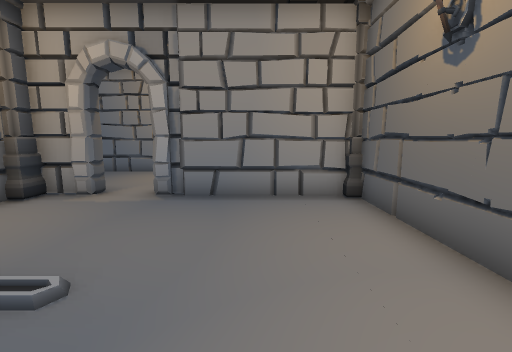
[1] (above)

24 first-person views from a walk through a scene from a Unity 3-D project. The camera is 1.4 m above the floor, tilts 8° down and sees 90° across. Doors are open. The floor is counted in squares, 1 m on a side. Each view is taken from the middle of a square. On the plan, view 1 faces up. The plan holds only what a view shows up to about 13 squares ahead; the rest is blank. The place goes on beyond the plan. The player character is not drawn. Some animated figures are left out.

[2]
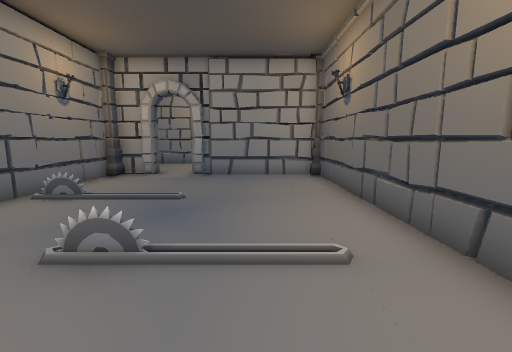

[3]
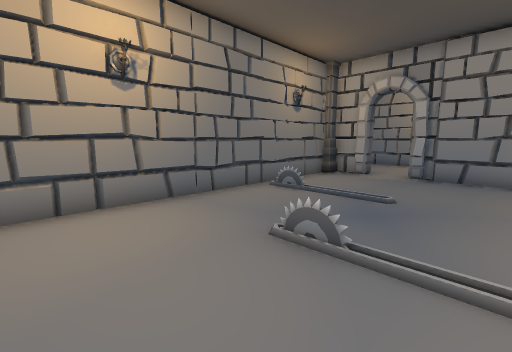

[4]
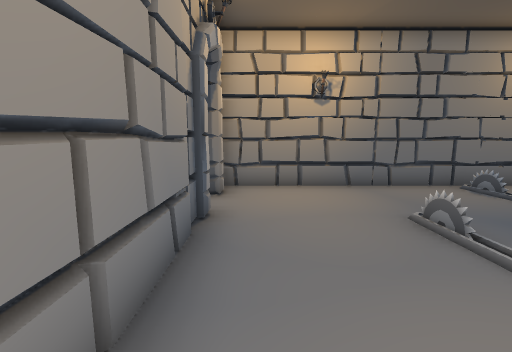

[5]
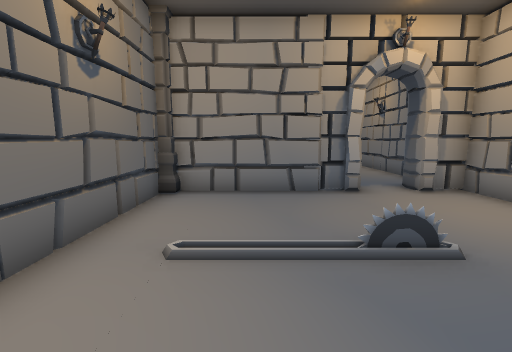

[6]
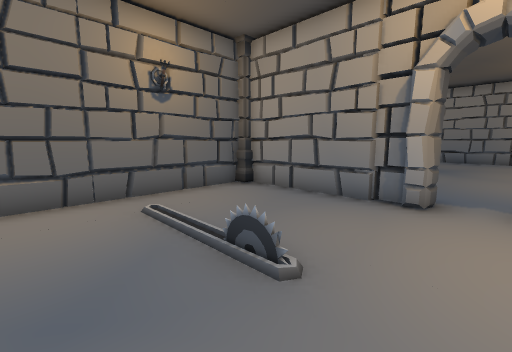

[7]
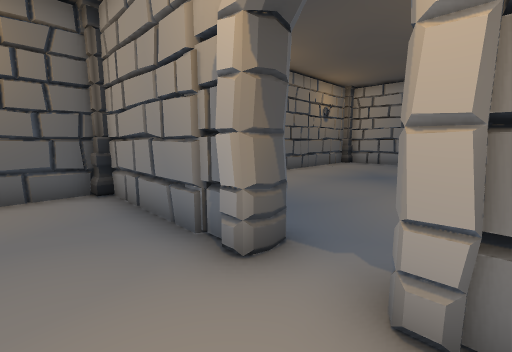

[8]
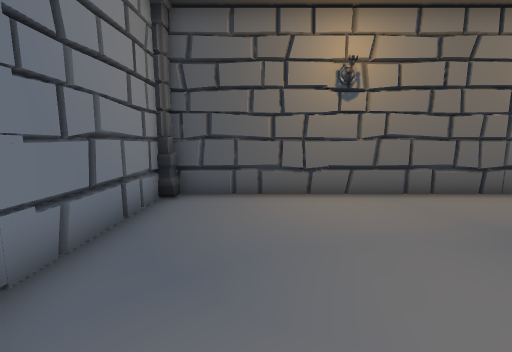

[9]
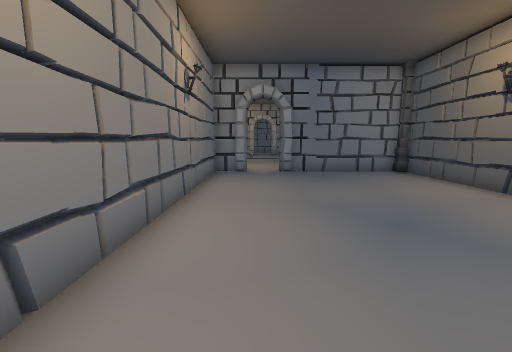

[10]
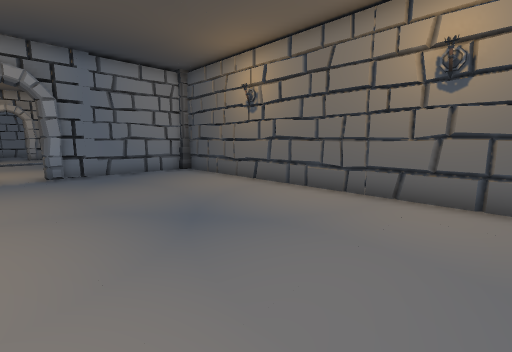

[11]
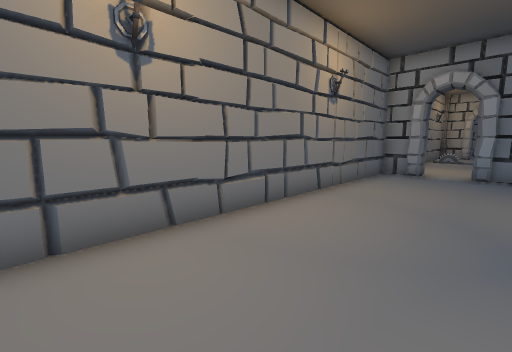

[12]
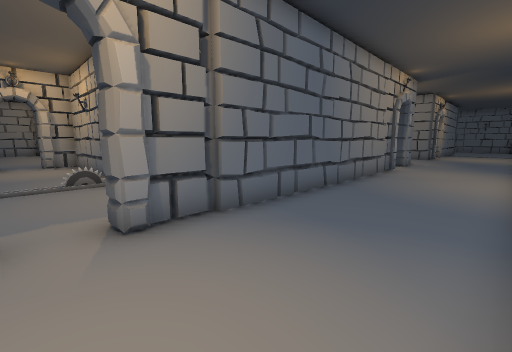

[13]
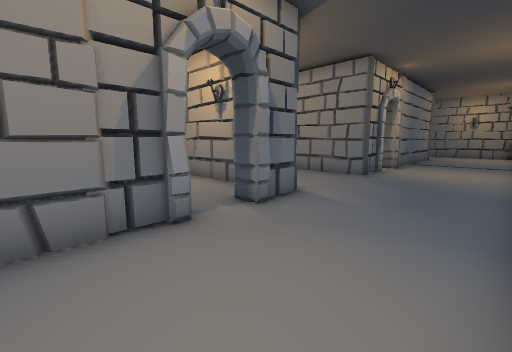

[14]
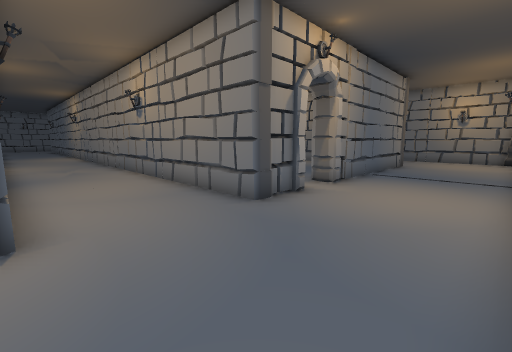

[15]
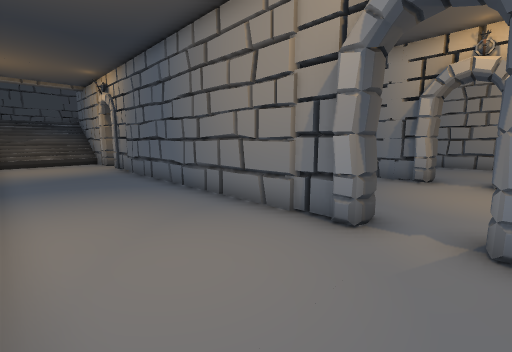

[16]
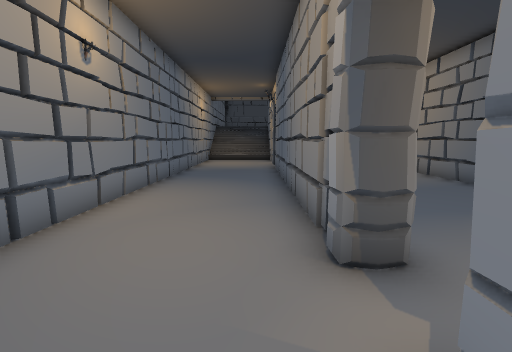

[17]
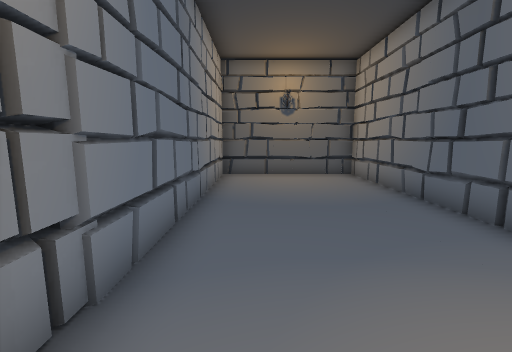

[18]
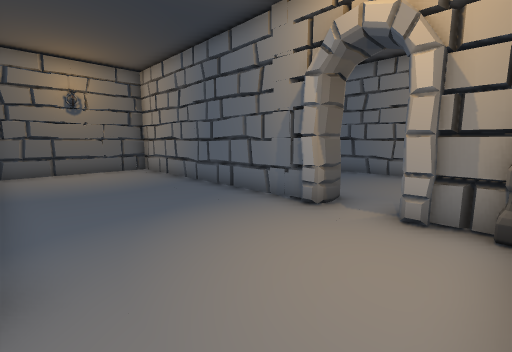

[19]
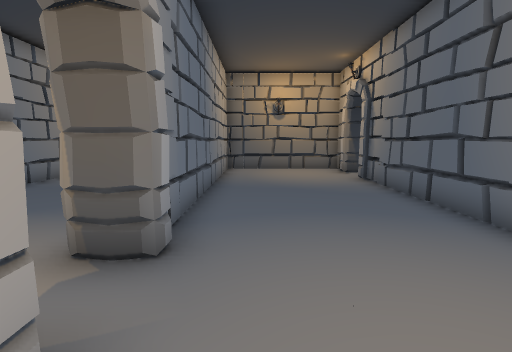

[20]
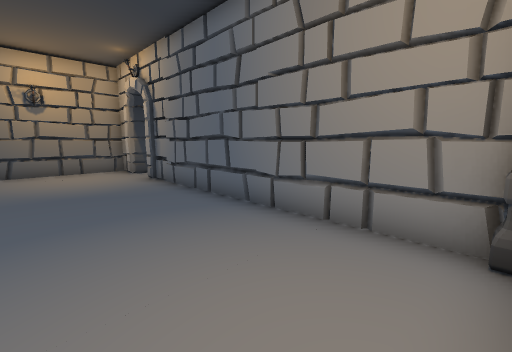

[21]
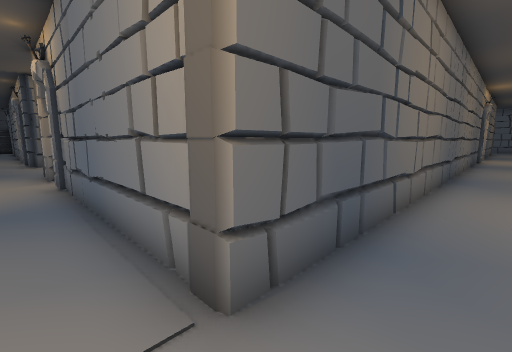

[22]
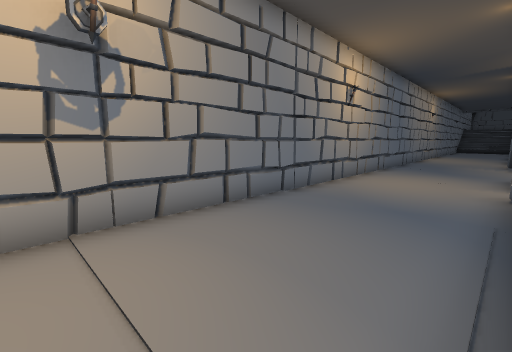

[23]
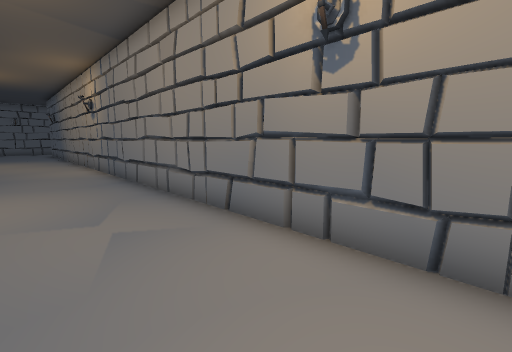

[24]
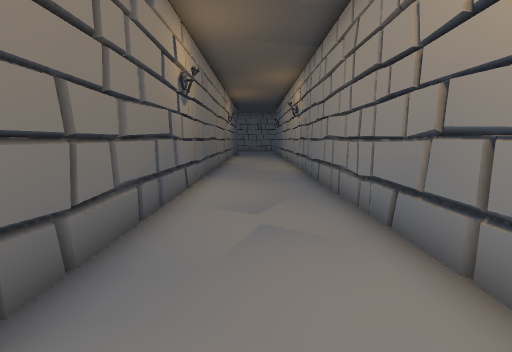

### Floor plan
Ten units are one square. View 1 is at (0, 0); x grows to the right and y downward. Boxes are objects, and circles mark ways between rooms. Rooms are numbered by the first view taken in them; rooms with no view inside come last. Other rooms are left out.
<svg viewBox="-366 -119 398 295">
<path fill="none" stroke="#000" d="M-41 -64 -56 -64M22 -64 -26 -64M-29 50 15 50M-19 54 -17 49M-58 -55 -58 49M25 48 25 -55M-60 50 -44 50M27 144 23 141M25 171 25 59M-24 58 -28 58 -29 54M-29 58 -30 53M15 56 -25 56M-44 56 -59 56M-44 50 -44 58 -49 58M-58 49 -58 171M-28 58 -29 54M-163 -70 -42 -70M-196 -70 -179 -70M-45 -114 -158 -114M-218 -114 -361 -114M-247 -70 -241 -70M-257 -68 -241 -68 -241 135M-261 -70 -257 -70 -257 -65M-281 -70 -276 -70M-200 109 -200 -3M-355 90 -355 -68 -280 -68M-355 -70 -350 -70M-163 -62 -164 -66M-157 -10 -65 -10 -65 -56M-164 -63 -164 -70M-163 -6 -161 -13 -156 -13M-178 -68 -179 -63M-181 -7 -181 -13 -177 -13M-186 -10 -181 -10M-194 -46 -194 -16M-69 -64 -158 -64M-156 -1 -160 -1 -163 -6M-161 -1 -162 -7M-162 -1 -162 -8M-79 50 -65 50 -65 -4 -151 -4M-186 50 -95 50"/>
<rect x="-55" y="-25" width="10" height="10" fill="#bbb"><title>other object</title></rect>
<rect x="15" y="45" width="10" height="10" fill="#bbb"><title>column</title></rect>
<rect x="15" y="-65" width="10" height="10" fill="#bbb"><title>column</title></rect>
<rect x="15" y="55" width="10" height="10" fill="#bbb"><title>column</title></rect>
<rect x="-195" y="-15" width="10" height="10" fill="#bbb"><title>column</title></rect>
<rect x="-65" y="-65" width="10" height="10" fill="#bbb"><title>column</title></rect>
<rect x="-195" y="45" width="10" height="10" fill="#bbb"><title>column</title></rect>
<circle cx="-35" cy="50" r="3" fill="#2a7"/>
<circle cx="-35" cy="-70" r="3" fill="#2a7"/>
<circle cx="-175" cy="-70" r="3" fill="#2a7"/>
<circle cx="-165" cy="-10" r="3" fill="#2a7"/>
<text x="-10" y="-10">1</text>
<text x="-10" y="120">2</text>
<text x="-120" y="-80">3</text>
<text x="-130" y="-40">4</text>
<text x="-130" y="20">5</text>
</svg>
Room 1 opens to room 2. Room 1 opens to room 3. Room 3 opens to room 4. Room 4 opens to room 5.

Where each view was taken, in squares from view 1:
view 1: 0 up, 0 right, facing up
view 2: 4 down, 0 right, facing up
view 3: 4 down, 0 right, facing up-left
view 4: 4 down, 2 right, facing left
view 5: 2 up, 0 right, facing down
view 6: 1 up, 4 left, facing down-right
view 7: 3 down, 5 left, facing down-right
view 8: 8 down, 4 left, facing right
view 9: 17 down, 4 left, facing up
view 10: 17 down, 4 left, facing up-right
view 11: 17 down, 2 left, facing up-left
view 12: 11 up, 3 left, facing down-left
view 13: 11 up, 14 left, facing down-left
view 14: 11 up, 20 left, facing down-left
view 15: 11 up, 18 left, facing down-right
view 16: 8 up, 19 left, facing right
view 17: 5 up, 17 left, facing right
view 18: 6 up, 19 left, facing down-right
view 19: 1 down, 19 left, facing right
view 20: 1 down, 19 left, facing down-right
view 21: 8 up, 37 left, facing down-right
view 22: 7 up, 36 left, facing up-right
view 23: 2 up, 21 left, facing down-left
view 24: 2 up, 22 left, facing down
